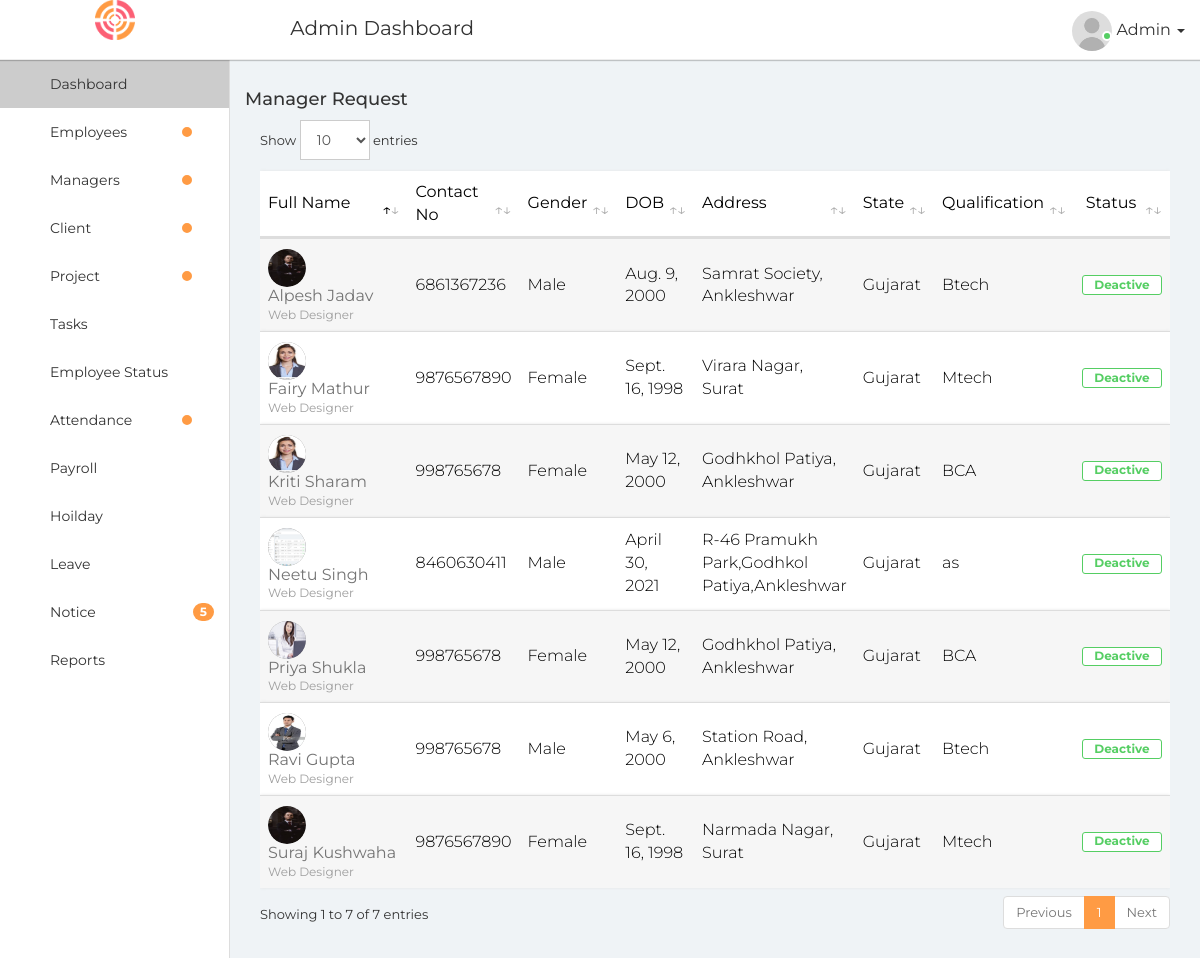
Screenshot of /adminDashboard/managerRequest with the database file from the repository.
### EMS/models.py (models this page shows, shortened)
class Manager(models.Model):
    fname = models.CharField(max_length=20)
    lname = models.CharField(max_length=20)
    contact = models.IntegerField()
    gender = models.CharField(max_length=20)
    dob=models.DateField()
    address=models.CharField(max_length=30)
    state=models.CharField(max_length=20)
    bloodGroup=models.CharField(max_length=20)
    joinDate=models.DateField(null=True)
    salary = models.IntegerField(null=True, default=30000)
    leave = models.IntegerField(null=True, default=14)
    qualification=models.CharField(max_length=30)
    activation_Date = models.DateTimeField(null=True)
    deactivation_Date = models.DateTimeField(null=True)
    account = models.CharField(max_length=20, default="Deactive")
    emailId=models.EmailField()
    password=models.CharField(max_length=20)
    about = models.CharField(max_length=40, null=True)
    managerCode = models.CharField(primary_key=True, editable=False, max_length=10, unique=True, default="None")
    image = models.ImageField(upload_to='images/', null=True)
    resume = models.FileField(upload_to='documents',null=True)

### EMS/views.py (the view)
# urls.py: path('adminDashboard/managerRequest', views.managerRequest, name="managerRequest"),
def managerRequest(request):
    e1 = Manager.objects.filter(account='Deactive')
    return render(request, "adminDashboard/managerRequest.html", {'e1': e1})

### EMS/templates/adminDashboard/managerRequest.html (shortened to what this page needs)
{% extends 'adminDashboard/base.html' %}
{% load static %}
{% block content %}
  <div class="page-wrapper">
                <div class="content container-fluid">
					<div class="row">
                        <h4>Manager Request </h4>
						<div class="col-md-12">
							<div class="table-responsive">
								<table class="table table-striped custom-table m-b-0 datatable">
									<thead>
										<tr>
											<th style="width:20%;">Full Name</th>
											<th>Contact No</th>
											<th>Gender</th>
											<th>DOB</th>
											<th>Address</th>
											<th>State</th>
                                            <th>Qualification</th>
											<th class="text-center">Status</th>
										</tr>
									</thead>
									<tbody>
                                    {% if e1 %}
                                    {% for i in e1 %}
									<td>
										<a href="{% url 'managerRequestView' pk=i.managerCode %}" class="avatar">
											<img src="{{i.image.url}}" width="40" height="40" alt="" class="avatar">
										</a>
										<h2><a href="#">{{i.fname}} {{i.lname}}<span>Web Designer</span></a></h2>
									</td>
									<td>{{i.contact }}</td>
									<td>{{i.gender }}</td>
									<td>{{i.dob }}</td>
									<td>{{i.address }}</td>
									<td>{{i.state }}</td>
									<td>{{i.qualification }}</td>
									<td> <span class="label label-success-border">{{i.account}}</span></td>
									   {% endfor %}
                                    {% endif %}
									</tbody>
								</table>
							</div>
						</div>
					</div>
                </div>
        </div>
{% endblock %}

### rows the page displays
Manager: image (picture), fname "Kriti", lname "Sharam", contact "998765678", gender "Female", dob "May 12, 2000", address "Godhkhol Patiya, Ankleshwar", state "Gujarat", qualification "BCA", account "Deactive"
Manager: image (picture), fname "Priya", lname "Shukla", contact "998765678", gender "Female", dob "May 12, 2000", address "Godhkhol Patiya, Ankleshwar", state "Gujarat", qualification "BCA", account "Deactive"
Manager: image (picture), fname "Ravi", lname "Gupta", contact "998765678", gender "Male", dob "May 6, 2000", address "Station Road, Ankleshwar", state "Gujarat", qualification "Btech", account "Deactive"
Manager: image (picture), fname "Alpesh", lname "Jadav", contact "6861367236", gender "Male", dob "Aug. 9, 2000", address "Samrat Society, Ankleshwar", state "Gujarat", qualification "Btech", account "Deactive"
Manager: image (picture), fname "Suraj", lname "Kushwaha", contact "9876567890", gender "Female", dob "Sept. 16, 1998", address "Narmada Nagar, Surat", state "Gujarat", qualification "Mtech", account "Deactive"
Manager: image (picture), fname "Fairy", lname "Mathur", contact "9876567890", gender "Female", dob "Sept. 16, 1998", address "Virara Nagar, Surat", state "Gujarat", qualification "Mtech", account "Deactive"
Manager: image (picture), fname "Neetu", lname "Singh", contact "8460630411", gender "Male", dob "April 30, 2021", address "R-46 Pramukh Park,Godhkol Patiya,Ankleshwar", state "Gujarat", qualification "as", account "Deactive"
